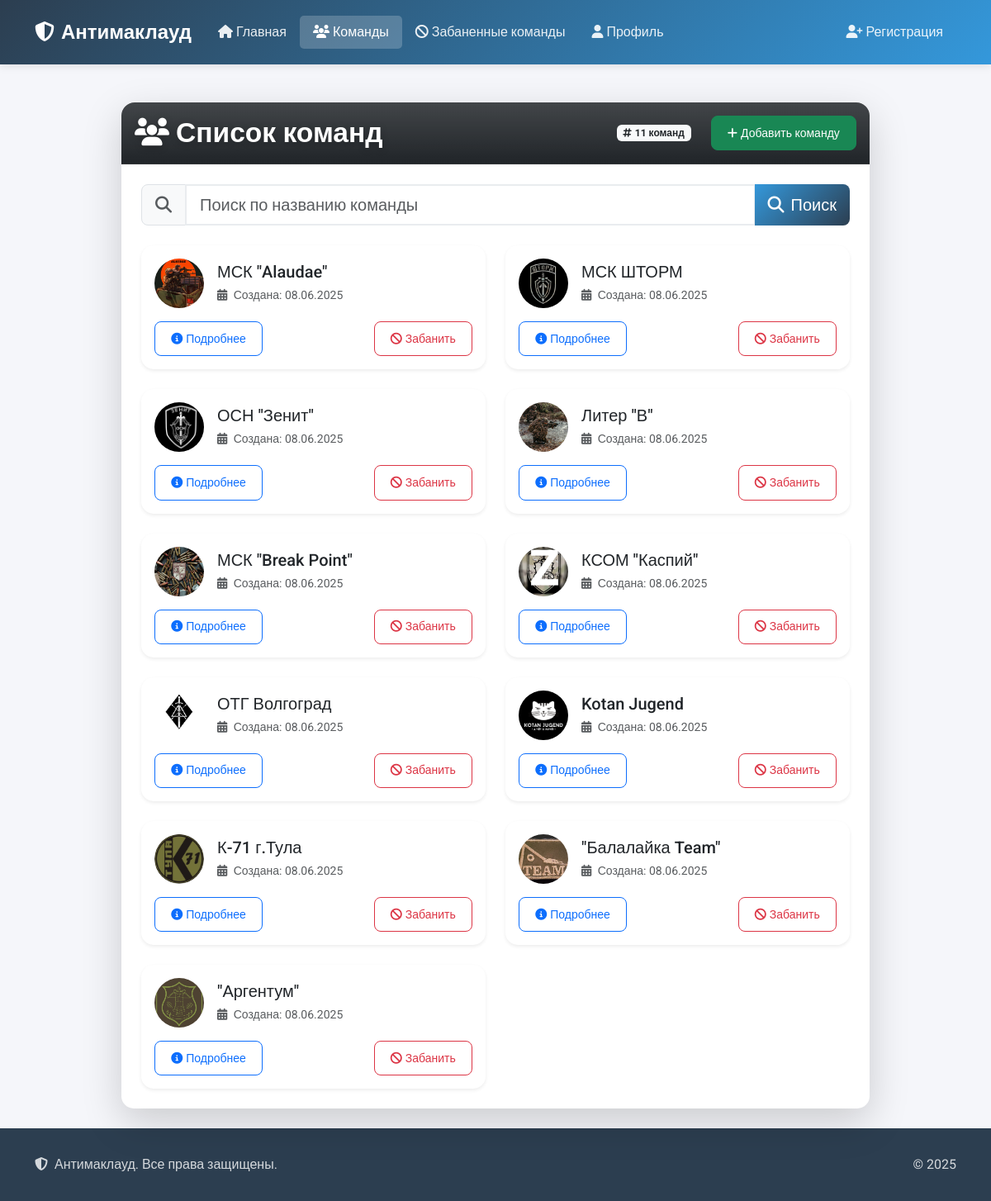
/teams/ (signed in), run on the app's committed database.
### core/models.py (models this page shows, shortened)
class Team(models.Model):
    name = models.CharField(max_length=100, unique=True)
    messenger_link = models.URLField(blank=True, null=True)
    chevron = models.ImageField(upload_to='team_chevrons/', blank=True, null=True)
    description = models.TextField(blank=True, null=True)
    created_at = models.DateTimeField(auto_now_add=True)
    updated_at = models.DateTimeField(auto_now=True)

### core/views.py (the view)
# urls.py: path('teams/', teams_list, name='teams_list'),
@login_required
def teams_list(request):
    search_query = request.GET.get('search', '')
    today = date.today()
    active_bans = BanTeam.objects.filter(
        Q(expiry_date__isnull=True) | Q(expiry_date__gte=today)
    )
    banned_team_ids = active_bans.values_list('team_id', flat=True)
    teams = Team.objects.all()
    if banned_team_ids.exists():
        teams = teams.exclude(id__in=banned_team_ids)
    if search_query:
        teams = teams.filter(name__icontains=search_query)
    return render(request, 'teams_list.html', {
        'teams': teams,
        'search_query': search_query
    })

### templates/teams_list.html (shortened to what this page needs)
{% extends 'base.html' %}
{% block content %}
<div class="container py-4">
    <div class="row justify-content-center">
        <div class="col-md-10">
            <div class="card shadow-lg">
                <div class="card-header bg-dark bg-gradient text-white py-3" style="border-top-left-radius: 1rem; border-top-right-radius: 1rem;">
                    <div class="d-flex justify-content-between align-items-center">
                        <h2 class="card-title mb-0" style="font-size:2.1rem; font-weight:800; text-shadow: 0 2px 8px rgba(0,0,0,0.25);">
                            <i class="fas fa-users me-2"></i>Список команд
                        </h2>
                        <div class="d-flex align-items-center gap-3">
                            <span class="badge bg-light text-dark">
                                <i class="fas fa-hashtag me-1"></i>{{ teams|length }} команд
                            </span>
                            {% if user.is_authenticated and user.role == 'ORGANIZER' %}
                            <a href="{% url 'team_add' %}" class="btn btn-success btn-sm ms-2">
                                <i class="fas fa-plus me-1"></i>Добавить команду
                            </a>
                            {% endif %}
                        </div>
                    </div>
                </div>
                <div class="card-body p-4">
                    <form method="get" class="mb-4">
                        <div class="input-group input-group-lg">
                            <span class="input-group-text bg-light">
                                <i class="fas fa-search text-muted"></i>
                            </span>
                            <input type="text" name="search" class="form-control"
                                   placeholder="Поиск по названию команды"
                                   value="{{ request.GET.search }}">
                            <button type="submit" class="btn btn-primary">
                                <i class="fas fa-search me-2"></i>Поиск
                            </button>
                        </div>
                    </form>
                    {% if teams %}
                    <div class="row g-4">
                        {% for team in teams %}
                        <div class="col-md-6">
                            <div class="card h-100 border-0 shadow-sm hover-shadow">
                                <div class="card-body">
                                    <div class="d-flex align-items-center mb-3">
                                        {% if team.chevron %}
                                        <div class="me-3">
                                            <img src="{{ team.chevron.url }}" alt="{{ team.name }}"
                                                 class="rounded-circle" style="width: 60px; height: 60px; object-fit: cover;">
                                        </div>
                                        {% endif %}
                                        <div>
                                            <h5 class="card-title mb-1">
                                                <a href="{% url 'team_detail' team.id %}" class="text-decoration-none text-dark">
                                                    {{ team.name }}
                                                </a>
                                            </h5>
                                            <small class="text-muted">
                                                <i class="fas fa-calendar-alt me-1"></i>
                                                Создана: {{ team.created_at|date:"d.m.Y" }}
                                            </small>
                                        </div>
                                    </div>
                                    <div class="d-flex justify-content-between align-items-center">
                                        <a href="{% url 'team_detail' team.id %}" class="btn btn-outline-primary btn-sm">
                                            <i class="fas fa-info-circle me-1"></i>Подробнее
                                        </a>
                                        {% if user.is_authenticated and user.role == 'ORGANIZER' %}
                                        <a href="{% url 'ban_team' team.id %}" class="btn btn-outline-danger btn-sm">
                                            <i class="fas fa-ban me-1"></i>Забанить
                                        </a>
                                        {% endif %}
                                    </div>
                                </div>
                            </div>
                        </div>
                        {% endfor %}
                    </div>
                    {% else %}
                    <div class="text-center py-5">
                        <i class="fas fa-search fa-3x text-muted mb-3"></i>
                        <h4 class="text-muted">Команды не найдены</h4>
                        <p class="text-muted">Попробуйте изменить параметры поиска</p>
                    </div>
                    {% endif %}
                </div>
            </div>
        </div>
    </div>
</div>
{% endblock %}

### templates/base.html (shortened to what this page needs)
<!DOCTYPE html>
<html lang="ru">
<head>
    <link href="https://cdn.jsdelivr.net/npm/bootstrap@5.3.0/dist/css/bootstrap.min.css" rel="stylesheet">
    <link rel="stylesheet" href="https://cdnjs.cloudflare.com/ajax/libs/font-awesome/6.4.0/css/all.min.css">
</head>
<body>
    <nav class="navbar navbar-expand-lg navbar-dark fixed-top">
        <div class="container">
            <a class="navbar-brand" href="/">
                <i class="fas fa-shield-alt me-2"></i>Антимаклауд
            </a>
            <div class="collapse navbar-collapse" id="navbarNav">
                <ul class="navbar-nav">
                    <li class="nav-item">
                        <a class="nav-link {% if request.path == '/' %}active{% endif %}" href="/">
                            <i class="fas fa-home me-1"></i>Главная
                        </a>
                    </li>
                    <li class="nav-item">
                        <a class="nav-link {% if '/teams/' in request.path and 'banned' not in request.path %}active{% endif %}" href="/teams/">
                            <i class="fas fa-users me-1"></i>Команды
                        </a>
                    </li>
                    <li class="nav-item">
                        <a class="nav-link {% if '/teams/banned/' in request.path %}active{% endif %}" href="/teams/banned/">
                            <i class="fas fa-ban me-1"></i>Забаненные команды
                        </a>
                    </li>
                    <li class="nav-item">
                        <a class="nav-link {% if '/profile/' in request.path %}active{% endif %}" href="/profile/">
                            <i class="fas fa-user me-1"></i>Профиль
                        </a>
                    </li>
                </ul>
                <ul class="navbar-nav ms-auto">
                    <li class="nav-item">
                        <a class="nav-link {% if '/register/' in request.path %}active{% endif %}" href="/register/">
                            <i class="fas fa-user-plus me-1"></i>Регистрация
                        </a>
                    </li>
                </ul>
            </div>
        </div>
    </nav>
    <div class="container mt-4 fade-in">
        {% block content %}
        {% endblock %}
    </div>
    <footer class="footer">
        <div class="container">
            <div class="row align-items-center">
                <div class="col-md-6 text-center text-md-start">
                    <p><i class="fas fa-shield-alt me-2"></i>Антимаклауд. Все права защищены.</p>
                </div>
                <div class="col-md-6 text-center text-md-end">
                    <p>© 2025</p>
                </div>
            </div>
        </div>
    </footer>
</body>
</html>

### templates/base.html (style rules this page uses)
:root { --primary-color: #2c3e50; --secondary-color: #3498db; --accent-color: #e74c3c; --text-color: #2c3e50; --light-bg: #f8f9fa; }
body { font-family: 'Roboto', sans-serif; color: var(--text-color); background-color: #f5f6fa; padding-top: 76px; min-height: 100vh; display: flex; flex-direction: column; }
.navbar { background: linear-gradient(135deg, var(--primary-color), var(--secondary-color)) !important; box-shadow: 0 2px 10px rgba(0,0,0,0.1); padding: 1rem 0; }
.navbar-brand { font-weight: 700; font-size: 1.5rem; color: white !important; transition: transform 0.3s ease; }
.nav-link { color: rgba(255,255,255,0.9) !important; font-weight: 500; padding: 0.5rem 1rem !important; border-radius: 5px; transition: all 0.3s ease; }
.nav-link.active { background-color: rgba(255,255,255,0.2); color: white !important; }
.container { flex: 1; }
.card { border: none; border-radius: 15px; box-shadow: 0 4px 15px rgba(0,0,0,0.05); transition: transform 0.3s ease, box-shadow 0.3s ease; }
.btn { border-radius: 8px; padding: 0.6rem 1.2rem; font-weight: 500; transition: all 0.3s ease; }
.btn-primary { background: linear-gradient(135deg, var(--secondary-color), var(--primary-color)); border: none; }
.footer { background: var(--primary-color); color: white; padding: 2rem 0; margin-top: auto; }
.footer p { margin: 0; opacity: 0.8; }
.fade-in { animation: fadeIn 0.5s ease-out; }
.form-control { border-radius: 8px; border: 2px solid #e9ecef; padding: 0.8rem 1rem; transition: all 0.3s ease; }

### templates/teams_list.html (style rules this page uses)
.hover-shadow { transition: all 0.3s ease; }

### data on the page
Team: chevron (picture), name "МСК \"Alaudae\"", created_at "08.06.2025"
Team: chevron (picture), name "МСК ШТОРМ", created_at "08.06.2025"
Team: chevron (picture), name "ОСН \"Зенит\"", created_at "08.06.2025"
Team: chevron (picture), name "Литер \"В\"", created_at "08.06.2025"
Team: chevron (picture), name "МСК \"Break Point\"", created_at "08.06.2025"
Team: chevron (picture), name "КСОМ \"Каспий\"", created_at "08.06.2025"
Team: chevron (picture), name "ОТГ Волгоград", created_at "08.06.2025"
Team: chevron (picture), name "Kotan Jugend", created_at "08.06.2025"
Team: chevron (picture), name "К-71 г.Тула", created_at "08.06.2025"
Team: chevron (picture), name "\"Балалайка Team\"", created_at "08.06.2025"
Team: chevron (picture), name "\"Аргентум\"", created_at "08.06.2025"

### other printed values
{{ teams|length }} "11"
